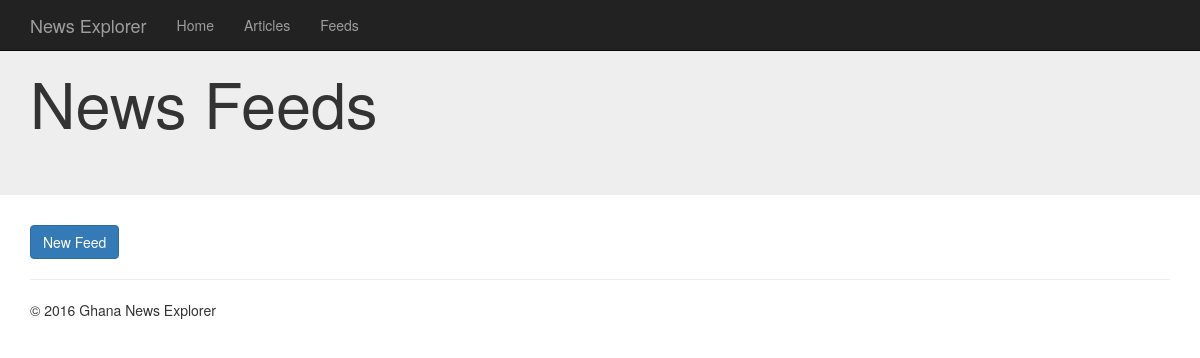
Before: /news/feeds/ with the older database file.
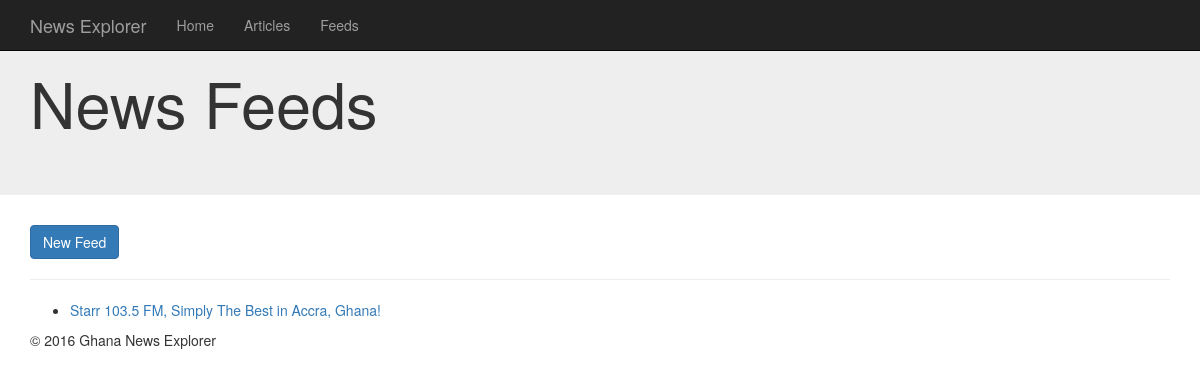
After: the same page with the newer database file.
### news/models.py (models this page shows, shortened)
class Feed(models.Model):
    title = models.CharField(max_length=200)
    url = models.URLField()
    is_active = models.BooleanField(default=False)

### news/views.py (the view)
def feeds_list(request):
    feeds = Feed.objects.all()
    return render(request, 'news/feeds_list.html', {'feeds': feeds})

### news/templates/news/feeds_list.html
{% extends 'news/base.html' %}
{% block content %}
<div class="jumbotron">
  <div class="container">
    <h1>News Feeds</h1>
  </div>
</div>
<div class="container">
  <a href="{% url 'feed_new' %}" class="btn btn-primary">New Feed</a>
  <hr>
  <ul>
    {% for feed in feeds %}
      <li><a href="{{feed.url}}">{{feed.title}}</a></li>
    {% endfor %}
  </ul>
  <footer>
    <p>&copy; 2016 Ghana News Explorer</p>
  </footer>
</div>
{% endblock %}

Changed rows visible on the page:
added Feed: title "Starr 103.5 FM, Simply The Best in Accra, Ghana!"
